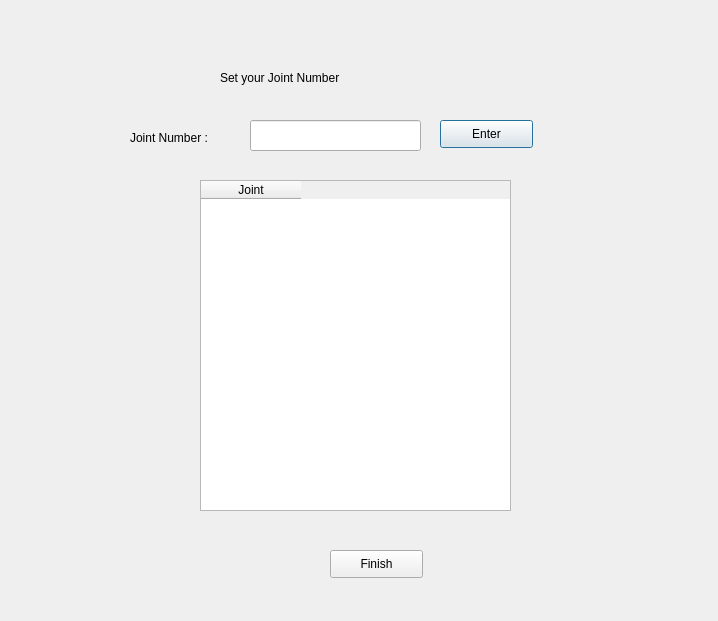
<?xml version="1.0" encoding="UTF-8"?>
<ui version="4.0">
 <class>Dialog</class>
 <widget class="QDialog" name="Dialog">
  <property name="geometry">
   <rect>
    <x>0</x>
    <y>0</y>
    <width>718</width>
    <height>621</height>
   </rect>
  </property>
  <property name="windowTitle">
   <string>Dialog</string>
  </property>
  <widget class="QLineEdit" name="Label_lineEdit">
   <property name="geometry">
    <rect>
     <x>250</x>
     <y>120</y>
     <width>171</width>
     <height>31</height>
    </rect>
   </property>
  </widget>
  <widget class="QLabel" name="label">
   <property name="geometry">
    <rect>
     <x>130</x>
     <y>130</y>
     <width>101</width>
     <height>16</height>
    </rect>
   </property>
   <property name="text">
    <string>Joint Number :</string>
   </property>
  </widget>
  <widget class="QLabel" name="LO_text">
   <property name="geometry">
    <rect>
     <x>220</x>
     <y>70</y>
     <width>281</width>
     <height>16</height>
    </rect>
   </property>
   <property name="text">
    <string>Set your Joint Number</string>
   </property>
  </widget>
  <widget class="QTableWidget" name="Label_tableWidget">
   <property name="geometry">
    <rect>
     <x>200</x>
     <y>180</y>
     <width>311</width>
     <height>331</height>
    </rect>
   </property>
   <attribute name="horizontalHeaderVisible">
    <bool>true</bool>
   </attribute>
   <attribute name="horizontalHeaderCascadingSectionResizes">
    <bool>true</bool>
   </attribute>
   <attribute name="horizontalHeaderHighlightSections">
    <bool>true</bool>
   </attribute>
   <column>
    <property name="text">
     <string>Joint</string>
    </property>
   </column>
  </widget>
  <widget class="QPushButton" name="EnterButton">
   <property name="geometry">
    <rect>
     <x>440</x>
     <y>120</y>
     <width>93</width>
     <height>28</height>
    </rect>
   </property>
   <property name="text">
    <string>Enter</string>
   </property>
  </widget>
  <widget class="QPushButton" name="FinishButton">
   <property name="geometry">
    <rect>
     <x>330</x>
     <y>550</y>
     <width>93</width>
     <height>28</height>
    </rect>
   </property>
   <property name="text">
    <string>Finish</string>
   </property>
  </widget>
  <widget class="QLabel" name="Finish_label">
   <property name="geometry">
    <rect>
     <x>330</x>
     <y>580</y>
     <width>64</width>
     <height>15</height>
    </rect>
   </property>
   <property name="text">
    <string/>
   </property>
  </widget>
 </widget>
 <resources/>
 <connections/>
</ui>
